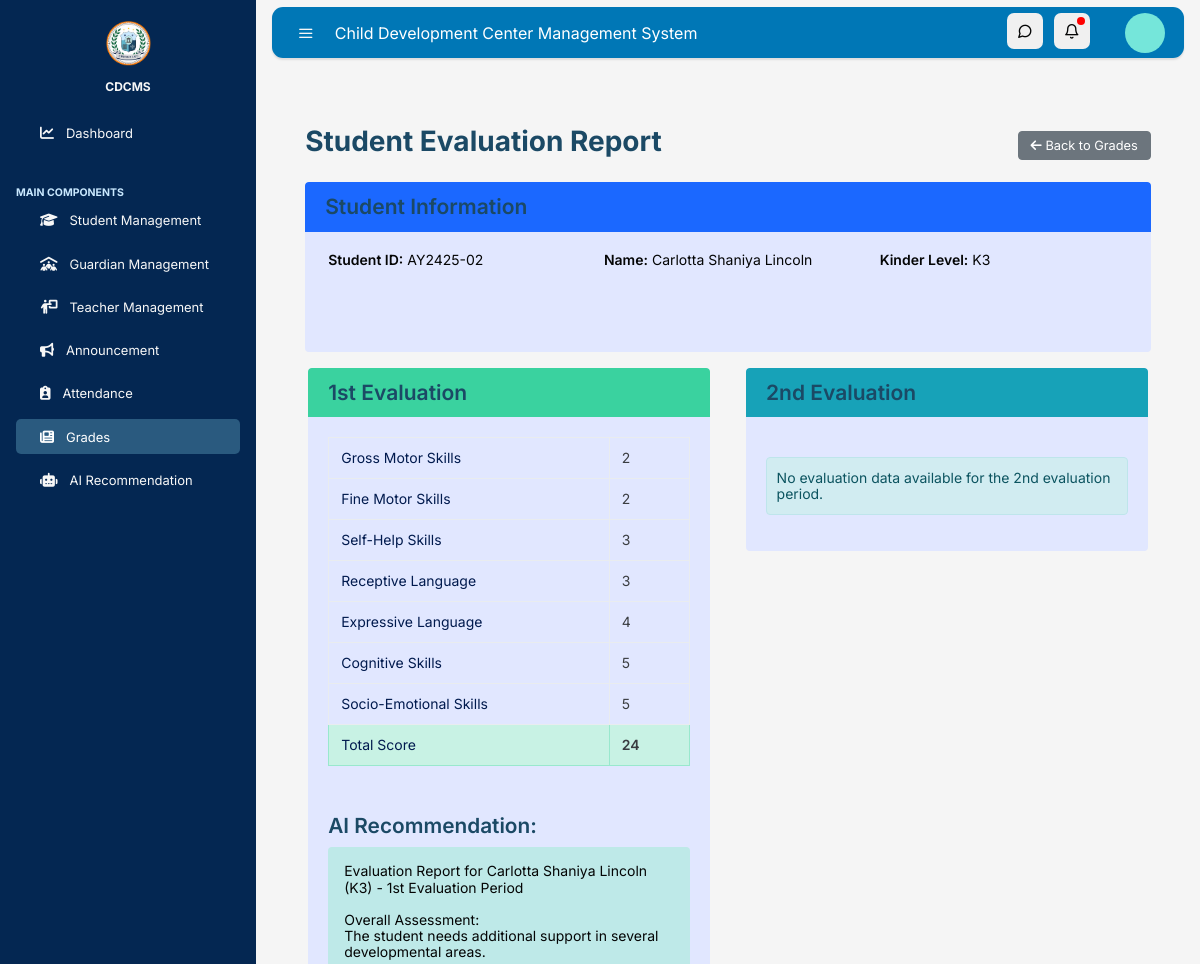
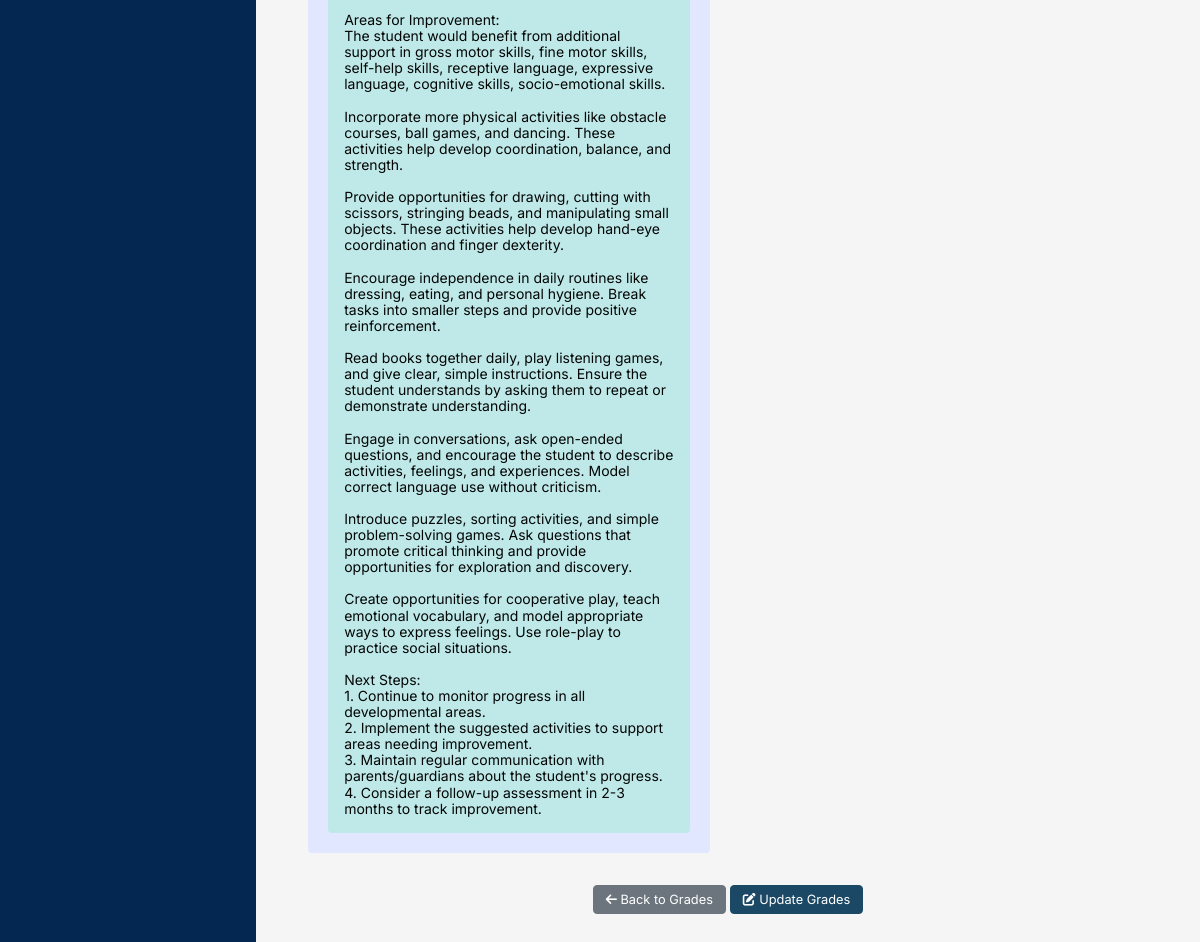
Screenshot of /teacher/view_grades.php?id=30 (signed in) with the database file from the repository (2 pictures, top to bottom).
### tables this page shows
CREATE TABLE `enrollment` (
  `id` int NOT NULL,
  `student_id` int NOT NULL,
  `schedule` text NOT NULL,
  `psa` text,
  `immunizationcard` text,
  `recentphoto` text,
  `guardianqcid` text
);

CREATE TABLE `student` (
  `id` int NOT NULL,
  `student_id` varchar(20) NOT NULL,
  `firstname` varchar(50) NOT NULL,
  `middlename` varchar(50) DEFAULT NULL,
  `lastname` varchar(50) NOT NULL,
  `suffix` varchar(10) DEFAULT NULL,
  `birthdate` date NOT NULL,
  `age` int NOT NULL,
  `sex` varchar(10) NOT NULL,
  `healthhistory` varchar(255) DEFAULT NULL,
  `date_created` timestamp NULL DEFAULT CURRENT_TIMESTAMP
);

CREATE TABLE `student_evaluation` (
  `id` int NOT NULL,
  `student_id` int NOT NULL,
  `evaluation_period` varchar(10) NOT NULL,
  `gross_motor_score` int DEFAULT NULL,
  `fine_motor_score` int DEFAULT NULL,
  `self_help_score` int DEFAULT NULL,
  `receptive_language_score` int DEFAULT NULL,
  `expressive_language_score` int DEFAULT NULL,
  `cognitive_score` int DEFAULT NULL,
  `socio_emotional_score` int DEFAULT NULL,
  `date_created` timestamp NULL DEFAULT CURRENT_TIMESTAMP
);

CREATE TABLE `recommendation` (
  `id` int NOT NULL,
  `student_id` int NOT NULL,
  `evaluation_period` varchar(20) DEFAULT NULL,
  `recommendation` text
);

### teacher/view_grades.php (the view, shortened to what this page needs)
<?php
require_once '../config/database.php';
$studentId = (int)$_GET['id'];
$query = "SELECT s.id, s.student_id as student_number,
          CONCAT(s.firstname, ' ', IFNULL(s.middlename, ''), ' ', s.lastname, ' ', IFNULL(s.suffix, '')) AS full_name,
          e.schedule as kinder_level
          FROM student s
          JOIN enrollment e ON s.id = e.student_id
          WHERE s.id = :id";
$stmt = $pdo->prepare($query);
$stmt->bindParam(':id', $studentId, PDO::PARAM_INT);
$stmt->execute();
$student = $stmt->fetch();
$query = "SELECT * FROM student_evaluation
          WHERE student_id = :student_id AND evaluation_period = '1st'";
$stmt = $pdo->prepare($query);
$stmt->bindParam(':student_id', $studentId, PDO::PARAM_INT);
$stmt->execute();
$firstEvaluation = $stmt->fetch();
$query = "SELECT * FROM student_evaluation
          WHERE student_id = :student_id AND evaluation_period = '2nd'";
$stmt = $pdo->prepare($query);
$stmt->bindParam(':student_id', $studentId, PDO::PARAM_INT);
$stmt->execute();
$secondEvaluation = $stmt->fetch();
$query = "SELECT * FROM recommendation
          WHERE student_id = :student_id
          ORDER BY evaluation_period";
$stmt = $pdo->prepare($query);
$stmt->bindParam(':student_id', $studentId, PDO::PARAM_INT);
$stmt->execute();
$recommendations = $stmt->fetchAll();
$firstEvaluationTotal = 0;
$secondEvaluationTotal = 0;
if ($firstEvaluation) {
    $firstEvaluationTotal =
        $firstEvaluation['gross_motor_score'] +
        $firstEvaluation['fine_motor_score'] +
        $firstEvaluation['self_help_score'] +
        $firstEvaluation['receptive_language_score'] +
        $firstEvaluation['expressive_language_score'] +
        $firstEvaluation['cognitive_score'] +
        $firstEvaluation['socio_emotional_score'];
}
function getRecommendation($recommendations, $period) {
    foreach ($recommendations as $rec) {
        if ($rec['evaluation_period'] === $period) {
            return $rec['recommendation'];
        }
    }
    return null;
}
$firstRecommendation = getRecommendation($recommendations, '1st');
$secondRecommendation = getRecommendation($recommendations, '2nd');
include './includes/header.php';
?>
<link rel="stylesheet" href="https://cdn.jsdelivr.net/npm/bootstrap-icons@1.11.3/font/bootstrap-icons.min.css">
<link rel="stylesheet" href="../assets/css/user_navbar.css">
<?php
include './includes/navbar.php';
include './includes/sidebar.php';
?>
<main role="main" class="main-content">
    <div class="container-fluid py-3">
        <div class="container py-4">
            <div class="d-flex justify-content-between align-items-center mb-4">
                <h2>Student Evaluation Report</h2>
                <a href="grades.php" class="btn btn-secondary">
                    <i class="fa-solid fa-arrow-left"></i> Back to Grades
                </a>
            </div>
            <div class="card mb-4">
                <div class="card-header bg-primary text-white">
                    <h4 class="mb-0">Student Information</h4>
                </div>
                <div class="card-body">
                    <div class="row">
                        <div class="col-md-4">
                            <p><strong>Student ID:</strong> <?php echo htmlspecialchars($student['student_number']); ?></p>
                        </div>
                        <div class="col-md-4">
                            <p><strong>Name:</strong> <?php echo htmlspecialchars($student['full_name']); ?></p>
                        </div>
                        <div class="col-md-4">
                            <p><strong>Kinder Level:</strong> <?php echo htmlspecialchars($student['kinder_level']); ?></p>
                        </div>
                    </div>
                </div>
            </div>
            <div class="row">
                <div class="col-md-6">
                    <div class="card mb-4">
                        <div class="card-header bg-success text-white">
                            <h4 class="mb-0">1st Evaluation</h4>
                        </div>
                        <div class="card-body">
                            <?php if ($firstEvaluation): ?>
                                <table class="table table-bordered">
                                    <tr>
                                        <th>Gross Motor Skills</th>
                                        <td><?php echo $firstEvaluation['gross_motor_score']; ?></td>
                                    </tr>
                                    <tr>
                                        <th>Fine Motor Skills</th>
                                        <td><?php echo $firstEvaluation['fine_motor_score']; ?></td>
                                    </tr>
                                    <tr>
                                        <th>Self-Help Skills</th>
                                        <td><?php echo $firstEvaluation['self_help_score']; ?></td>
                                    </tr>
                                    <tr>
                                        <th>Receptive Language</th>
                                        <td><?php echo $firstEvaluation['receptive_language_score']; ?></td>
                                    </tr>
                                    <tr>
                                        <th>Expressive Language</th>
                                        <td><?php echo $firstEvaluation['expressive_language_score']; ?></td>
                                    </tr>
                                    <tr>
                                        <th>Cognitive Skills</th>
                                        <td><?php echo $firstEvaluation['cognitive_score']; ?></td>
                                    </tr>
                                    <tr>
                                        <th>Socio-Emotional Skills</th>
                                        <td><?php echo $firstEvaluation['socio_emotional_score']; ?></td>
                                    </tr>
                                    <tr class="table-success">
                                        <th>Total Score</th>
                                        <td><strong><?php echo $firstEvaluationTotal; ?></strong></td>
                                    </tr>
                                </table>
                                <?php if ($firstRecommendation): ?>
                                    <div class="mt-3">
                                        <h5>AI Recommendation:</h5>
                                        <div class="p-3 bg-light rounded">
                                            <?php echo nl2br(htmlspecialchars($firstRecommendation)); ?>
                                        </div>
                                    </div>
                                <?php endif; ?>
                            <?php else: ?>
                                <div class="alert alert-info">
                                    No evaluation data available for the 1st evaluation period.
                                </div>
                            <?php endif; ?>
                        </div>
                    </div>
                </div>
                <div class="col-md-6">
                    <div class="card mb-4">
                        <div class="card-header bg-info text-white">
                            <h4 class="mb-0">2nd Evaluation</h4>
                        </div>
                        <div class="card-body">
                            <?php if ($secondEvaluation): ?>
                                <table class="table table-bordered">
                                    <tr>
                                        <th>Gross Motor Skills</th>
                                        <td><?php echo $secondEvaluation['gross_motor_score']; ?></td>
                                    </tr>
                                    <tr>
                                        <th>Fine Motor Skills</th>
                                        <td><?php echo $secondEvaluation['fine_motor_score']; ?></td>
                                    </tr>
                                    <tr>
                                        <th>Self-Help Skills</th>
                                        <td><?php echo $secondEvaluation['self_help_score']; ?></td>
                                    </tr>
                                    <tr>
                                        <th>Receptive Language</th>
                                        <td><?php echo $secondEvaluation['receptive_language_score']; ?></td>
                                    </tr>
                                    <tr>
                                        <th>Expressive Language</th>
                                        <td><?php echo $secondEvaluation['expressive_language_score']; ?></td>
                                    </tr>
                                    <tr>
                                        <th>Cognitive Skills</th>
                                        <td><?php echo $secondEvaluation['cognitive_score']; ?></td>
                                    </tr>
                                    <tr>
                                        <th>Socio-Emotional Skills</th>
                                        <td><?php echo $secondEvaluation['socio_emotional_score']; ?></td>
                                    </tr>
                                    <tr class="table-info">
                                        <th>Total Score</th>
                                        <td><strong><?php echo $secondEvaluationTotal; ?></strong></td>
                                    </tr>
                                </table>
                                <?php if ($secondRecommendation): ?>
                                    <div class="mt-3">
                                        <h5>AI Recommendation:</h5>
                                        <div class="p-3 bg-light rounded">
                                            <?php echo nl2br(htmlspecialchars($secondRecommendation)); ?>
                                        </div>
                                    </div>
                                <?php endif; ?>
                            <?php else: ?>
                                <div class="alert alert-info">
                                    No evaluation data available for the 2nd evaluation period.
                                </div>
                            <?php endif; ?>
                        </div>
                    </div>
                </div>
            </div>
            <div class="text-center mt-3">
                <a href="grades.php" class="btn btn-secondary">
                    <i class="fa-solid fa-arrow-left"></i> Back to Grades
                </a>
                <a href="update_grades.php?id=<?php echo $student['id']; ?>" class="btn btn-primary">
                    <i class="fa-solid fa-edit"></i> Update Grades
                </a>
            </div>
        </div>
    </div>
</main>
<?php
include './includes/footer.php';
?>

### assets/css/user_navbar.css (style rules this page uses)
:root { --sidebar-bg: #2A5A7F; --sidebar-hover: #164670; --sidebar-active: #0d3a5f; --light-bg: #f5f5f5; --card-bg: #e9e9e9; }
body { min-height: 100vh; background-color: var(--light-bg); }
.main-content { margin-left: 250px; transition: all 0.3s; min-height: 100vh; }

### rows the page displays
enrollment: student.student_id "AY2425-02", schedule "K3"
student_evaluation: gross_motor_score "2", fine_motor_score "2", self_help_score "3", receptive_language_score "3", expressive_language_score "4", cognitive_score "5", socio_emotional_score "5", firstEvaluationTotal "24"
recommendation: recommendation "Evaluation Report for Carlotta Shaniya Lincoln (K3) - 1st Evaluation Period Overall Assessment: The student needs additional support in several developmental areas. Areas for Improvement: The student would benefit from additional support in gross motor skills, fine motor skills, self-help skills, receptive language, expressive language, cognitive skills, socio-emotional skills. Incorporate more physical activities like obstacle courses, ball games, and dancing. These activities help develop coordination, balance, and strength. Provide opportunities for drawing, cutting with scissors, stringing beads, and manipulating small objects. These activities help develop hand-eye coordination and…"

### other values shown
$student['full_name'] "Carlotta Shaniya Lincoln"
